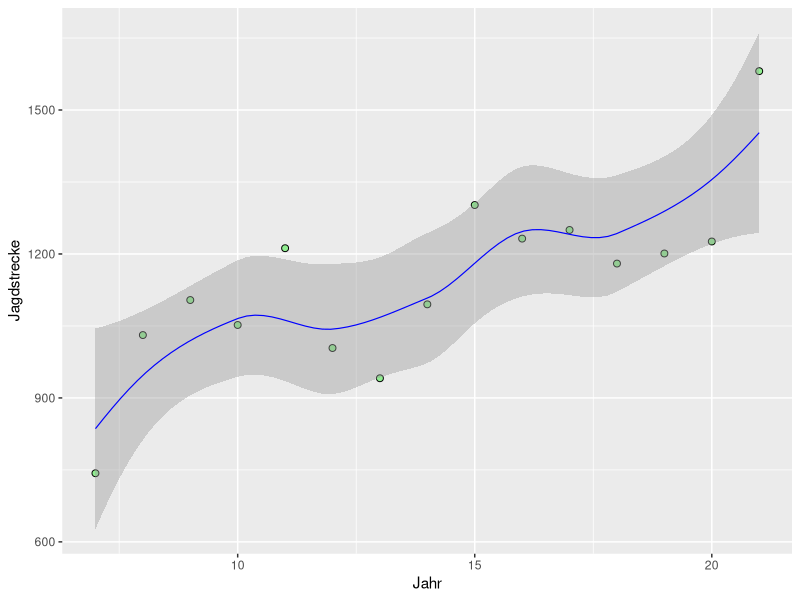
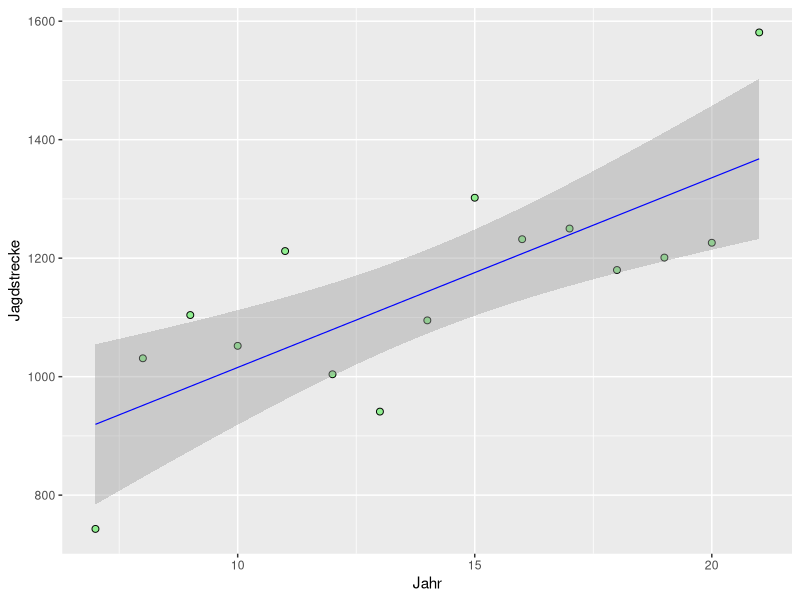
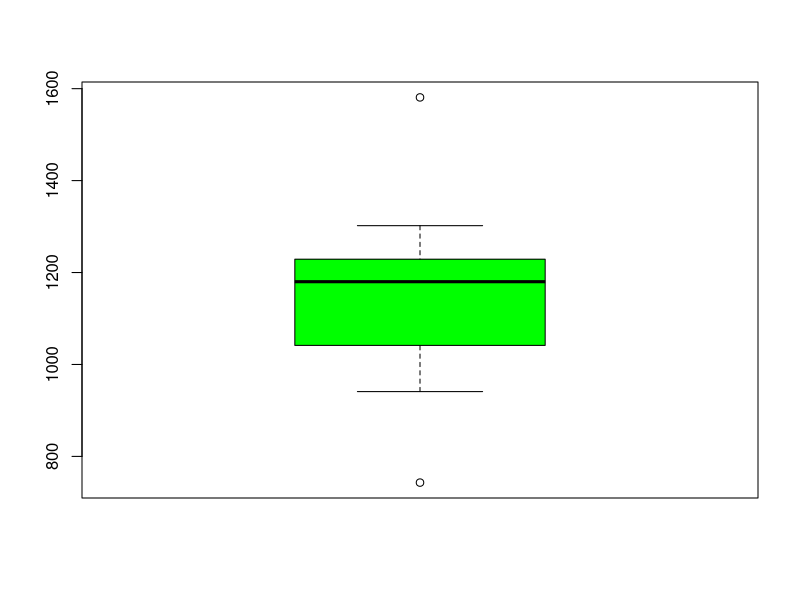
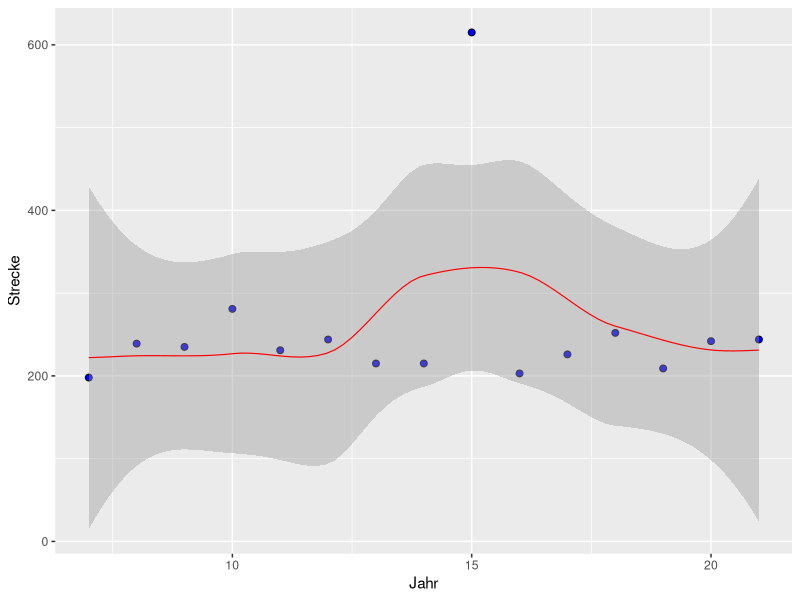
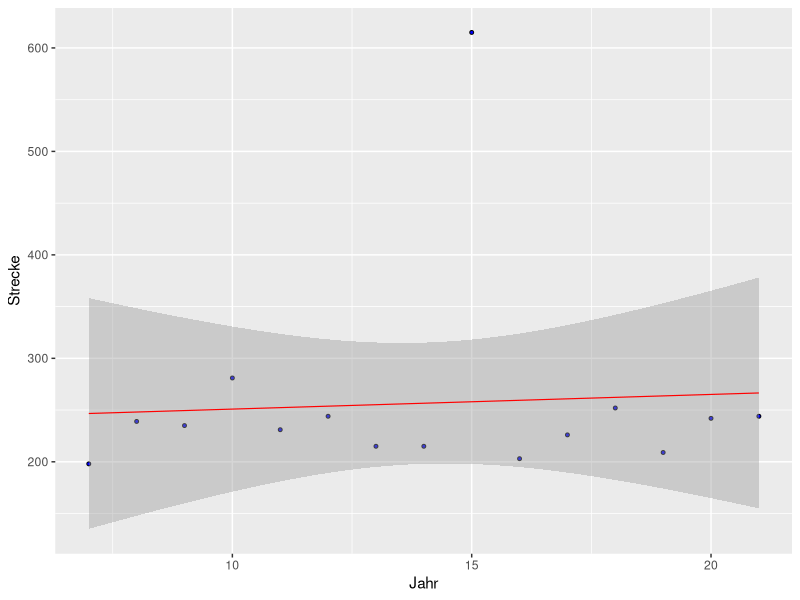
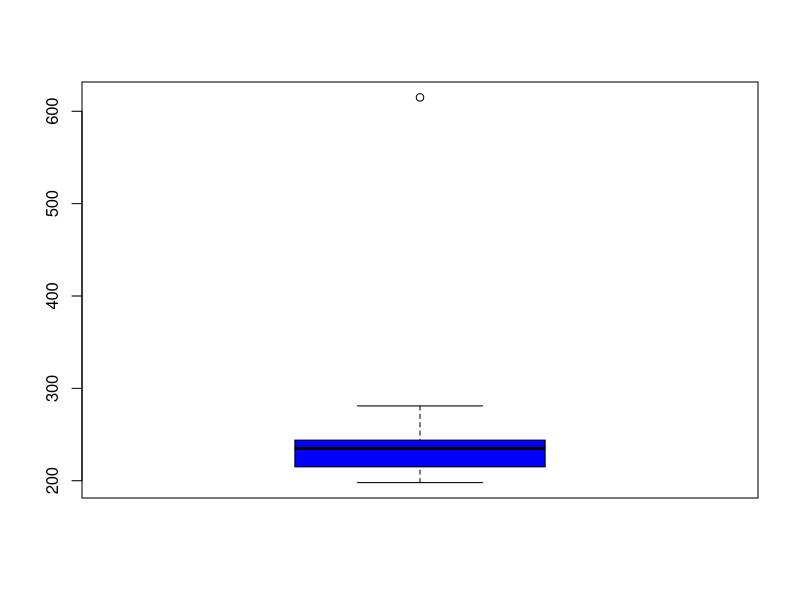

The R script that drew these images, in order:
## ---- chunk 1

## ---- chunk 2
x <- c(21, 20, 19, 18, 17, 16, 15, 14, 13, 12, 11, 10, 09, 08, 07)
y <- c(1581, 1226, 1201, 1180, 1250, 1232, 1302, 1095, 941, 1004, 1212, 1052, 1104, 1031, 743 )
df1 <- data.frame(Jahr = x, Jagdstrecke = y)
df1

## ---- chunk 3
library(ggplot2)


ggplot(df1) +
  aes(y = Jagdstrecke,
      x = Jahr) +
  geom_point(shape = 21, size = 2, fill = "lightgreen") + 
  geom_smooth(formula = y ~ x, method = "loess", col='blue', linewidth=0.4,)
## ---- chunk 4
library(ggplot2)


ggplot(df1) +
  aes(y = Jagdstrecke,
      x = Jahr) +
  geom_point(shape = 21, size = 2, fill = "lightgreen") + 
  geom_smooth(formula = y ~ x, method = "lm", col='blue', linewidth=0.4,)
## ---- chunk 5
boxplot(df1$Jagdstrecke, col="green")


## ---- chunk 6
x <- c(21, 20, 19, 18, 17, 16, 15, 14, 13, 12, 11, 10, 09, 08, 07)
y <- c(244, 242, 209, 252, 226, 203, 615, 215, 215, 244, 231, 281, 235, 239, 198)
df <- data.frame(Jahr = x, Strecke = y)
df

## ---- chunk 7


ggplot(df) +
  aes(x=Jahr, 
      y=Strecke) +
    geom_point(shape = 21, size = 2, fill = "blue") +
    geom_smooth(formula = y ~ x, method = "loess", col='red', linewidth=0.4,)
## ---- chunk 8
library(ggplot2)


ggplot(df) +
  aes(y = Strecke,
      x = Jahr) +
  geom_point(shape = 21, size = 1, fill = "blue") +
  geom_smooth(formula = y ~ x, method = "lm", col='red', linewidth=0.4,)


## ---- chunk 9
boxplot(df$Strecke, col="blue")


